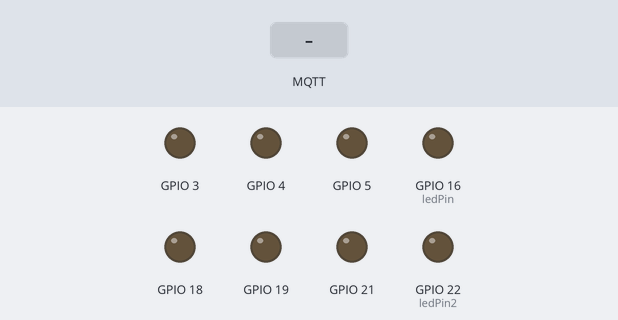
Simulated run of this sketch. Board: ESP32. Shown: output pins drawn as LEDs (lit = HIGH). The inputs (shaded band) are chosen by the test bench. WiFi joins after 1.5 s; servers stay silent unless stated; no MQTT or app messages arrive unless stated; what the sketch prints to the serial monitor is not drawn.

Above: at 2.7 s.
2.8 s: MQTT message "entry_mode_on" arrives on the first subscribed topic
At 4.6 s:
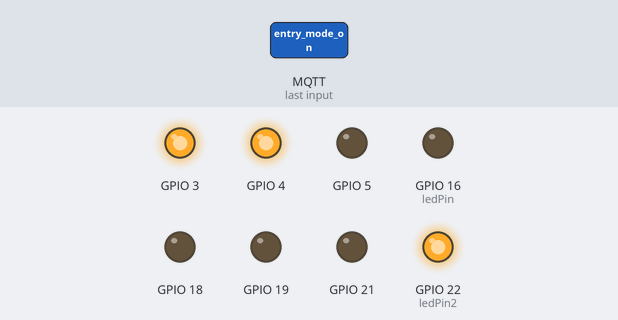
4.9 s: MQTT message "sleep_mode_on" arrives on the first subscribed topic
At 6.4 s:
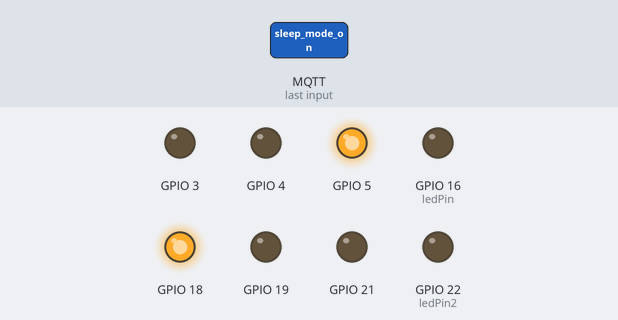
7.2 s: MQTT message "entry_mode_off" arrives on the first subscribed topic
At 8.5 s:
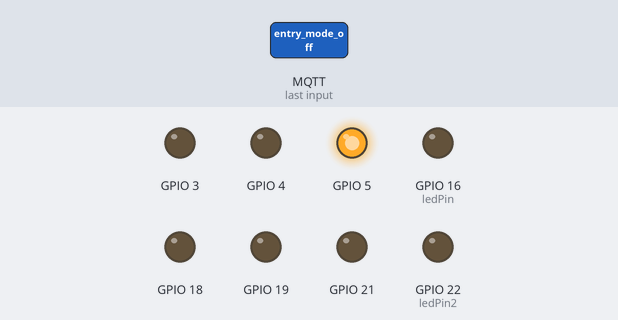
10.1 s: MQTT message "on" arrives on the second subscribed topic
At 10.8 s:
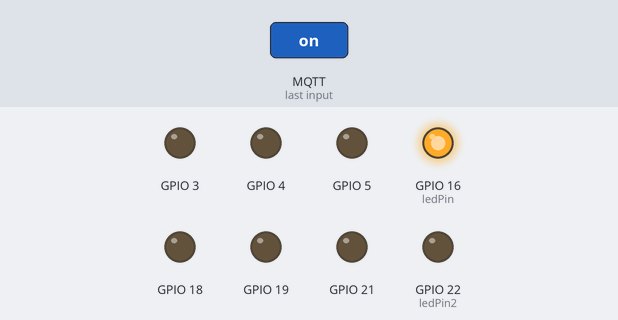
11.6 s: MQTT message "1" arrives on the second subscribed topic
At 11.9 s:
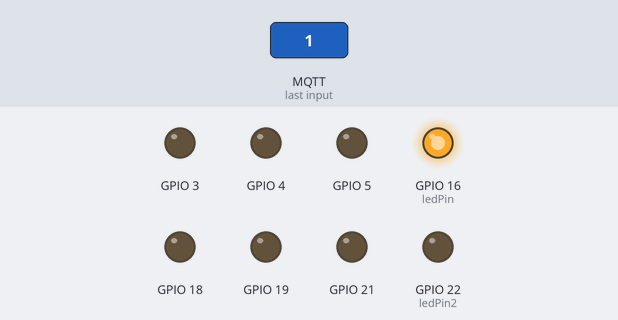
13.1 s: MQTT message "1" arrives on the third subscribed topic
At 14.3 s:
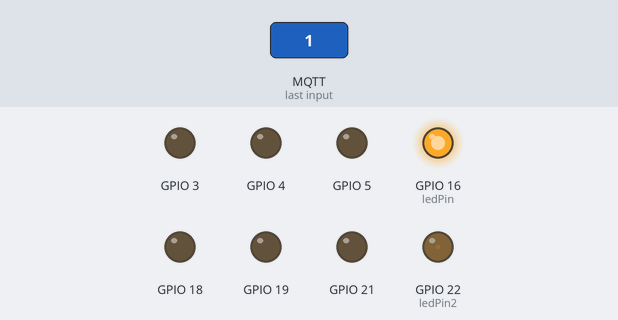
Timing chart, 0 to 15.6 s (numbered marks = the images above; inputs shaded):
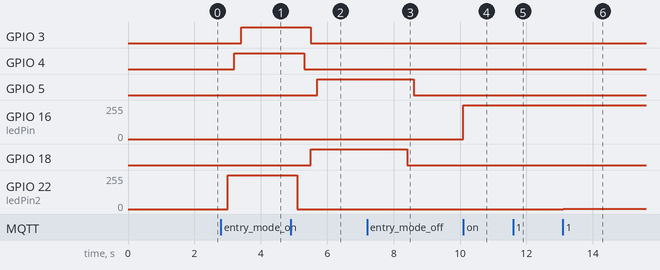

Measured:
- after the input at 2.8 s, GPIO 3: LOW → HIGH after 0.60 s; GPIO 4: LOW → HIGH after 0.40 s; GPIO 22 (ledPin2): 0/255 → 255/255 after 0.20 s
- after the input at 4.9 s, GPIO 3: HIGH → LOW after 0.60 s; GPIO 4: HIGH → LOW after 0.40 s; GPIO 5: LOW → HIGH after 0.80 s; GPIO 18: LOW → HIGH after 0.60 s; GPIO 22 (ledPin2): 255/255 → 0/255 after 0.20 s
- after the input at 7.2 s, GPIO 5: HIGH → LOW after 1.4 s; GPIO 18: HIGH → LOW after 1.2 s
- after the input at 10.1 s, GPIO 16 (ledPin): 0/255 → 255/255 at once
- after the input at 11.6 s, GPIO 16 (ledPin): 255/255 → 252/255 at once
- after the input at 13.1 s, GPIO 22 (ledPin2): 0/255 → 2/255 at once

The sketch:

device-esp.ino
```cpp
#include <WiFi.h>
#include <PubSubClient.h>
#include <map>
#include <vector>
#include <string>


std :: vector<int> pins={16,22,4,3,21,19,18,5};
// #define LED_PIN1 23
// #define LED_PIN2 22
// #define LED_PIN3 1
// #define LED_PIN4 3
// #define LED_PIN5 21
// #define LED_PIN6 19
// #define LED_PIN7 18
// #define LED_PIN8 5
const int freq = 5000;
const int ledChannel = 0;
const int ledChannel2 = 1;
const int resolution = 8;
const int ledPin = 16;
const int ledPin2 = 22;

const char* ssid = "Home Network";
const char* password = "1234567890";
const char* mqttServer = "192.168.137.56";
const int mqttPort = 1883;
WiFiClient espClient;
PubSubClient client(espClient);
String projectName = "smarthome";
String subtopic = projectName + "/control";
String ldrtopic = "live/ldr";
String dimmertopic = "live/dimmer";
void connectToWiFi() {
  Serial.print("Connecting to ");
  Serial.println(ssid);

  WiFi.begin(ssid, password);

  while (WiFi.status() != WL_CONNECTED) {
    delay(500);
    Serial.print(".");
  }

  Serial.println("");
  Serial.println("WiFi connected");
  Serial.print("IP address: ");
  Serial.println(WiFi.localIP());
}


bool entryModeActive = false;
bool sleepModeActive = false;

// void entryMode() {
//   // Turn on all LEDs
//   turnOffSleepMode();
// for (int i = 0; i < 4; i++) {
//   delay(200);
//     char buffer[10]; // Make sure it's large enough to hold the string representation of the integer
//     itoa(i + 1, buffer, 10); // Convert integer to string
//     const char* temp = "on";
//     const char* charValue = buffer;

//     // Construct the payload as a String
//     String payload = temp;
//     payload += charValue;

//     // Convert the payload String to a C-style string (const char*) using c_str() method
//     client.publish("smarthome/control", payload.c_str());

//     // Set the pin to HIGH
//     digitalWrite(pins[i], HIGH);
// }
//   // entryModeActive = true;
//   // sleepModeActive = false;
// }

// void sleepMode() {
//   // Turn off all LEDs

//   for (int i = 0; i < pins.size()-2; i++) {

//     delay(200);
//             char buffer[10]; // Make sure it's large enough to hold the string representation of the integer
//     itoa(i + 1, buffer, 10);
//         const char* temp = "off";
//     const char* charValue = buffer;

//     // Construct the payload as a String
//     String payload = temp;
//     payload += charValue;

//     // Convert the payload String to a C-style string (const char*) using c_str() method
//     client.publish("smarthome/control", payload.c_str());
//     if(i!=4)
//       digitalWrite(pins[i], LOW);
//   }
//   for (int i =6; i < pins.size(); i++) {
//     delay(200);
//         char buffer[10]; // Make sure it's large enough to hold the string representation of the integer
//     itoa(i + 1, buffer, 10);
//         const char* temp = "on";
//     const char* charValue = buffer;

//     // Construct the payload as a String
//     String payload = temp;
//     payload += charValue;

//     // Convert the payload String to a C-style string (const char*) using c_str() method
//     client.publish("smarthome/control", payload.c_str());
//     digitalWrite(pins[i],HIGH );
//   }
//   // entryModeActive = false;
//   // sleepModeActive = true;
// }

// void turnOffEntryMode() {
//   // Turn off entry mode
//   // entryModeActive = false;
//   // Implement logic to turn off entry mode if needed
//   for (int i = 0; i < pins.size(); i++) {
//     digitalWrite(pins[i], LOW);
//   }
// }

// void turnOffSleepMode() {
//   // Turn off sleep mode
//   // sleepModeActive = false;
//   // Implement logic to turn off sleep mode if needed
//   for (int i = 6; i < pins.size(); i++) {
//     digitalWrite(pins[i], LOW);
//   }
//   digitalWrite(pins[1],HIGH);
// }


void entryMode()
{
  // turnoffsleepmode();
    String payload = "off7";
  client.publish("smarthome/feedback", payload.c_str());
    digitalWrite(pins[6], LOW);
    payload = "off8";
  client.publish("smarthome/feedback", payload.c_str());
   digitalWrite(pins[7], LOW);
  for(int i=1;i<4;i++)
  {
    delay(200);
    char buffer[10]; // Make sure it's large enough to hold the string representation of the integer
    itoa(i + 1, buffer, 10);
        const char* temp = "on";
    const char* charValue = buffer;

    // Construct the payload as a String
    String payload = temp;
    payload += charValue;

    // Convert the payload String to a C-style string (const char*) using c_str() method
    client.publish("smarthome/feedback", payload.c_str());
    digitalWrite(pins[i], HIGH);
  }
}
void turnoffentrymode()
{
  for(int i=1;i<8;i++)
  {
        delay(200);
    char buffer[10]; // Make sure it's large enough to hold the string representation of the integer
    itoa(i + 1, buffer, 10);
        const char* temp = "off";
    const char* charValue = buffer;

    // Construct the payload as a String
    String payload = temp;
    payload += charValue;

    // Convert the payload String to a C-style string (const char*) using c_str() method
    client.publish("smarthome/feedback", payload.c_str());
    digitalWrite(pins[i], LOW);
  }
}
void sleepMode()
{
  for(int i=1;i<4;i++)
  {
    delay(200);
        char buffer[10]; // Make sure it's large enough to hold the string representation of the integer
    itoa(i + 1, buffer, 10);
        const char* temp = "off";
    const char* charValue = buffer;

    // Construct the payload as a String
    String payload = temp;
    payload += charValue;

    // Convert the payload String to a C-style string (const char*) using c_str() method
    client.publish("smarthome/feedback", payload.c_str());
    digitalWrite(pins[i], LOW);
  }
  String payload = "on7";
  client.publish("smarthome/feedback", payload.c_str());
   digitalWrite(pins[6], HIGH);
   delay(200);
  payload = "on8";
  client.publish("smarthome/feedback", payload.c_str());
   digitalWrite(pins[7], HIGH);
}
void turnoffsleepmode()
{
    String payload = "off7";
  client.publish("smarthome/feedback", payload.c_str());
  digitalWrite(pins[6], LOW);
     delay(200);
    payload = "off8";
  client.publish("smarthome/feedback", payload.c_str());
   digitalWrite(pins[7], LOW);
}

void reconnect() {
   Serial.print(mqttServer);
    Serial.print(":");
    Serial.print(mqttPort);
  while (!client.connected()) {
    Serial.print("Attempting MQTT connection...");
    if (client.connect(projectName.c_str())) {
      Serial.println("connected");
      client.subscribe(subtopic.c_str());
      client.subscribe(ldrtopic.c_str());
      client.subscribe(dimmertopic.c_str());
    } else {
      Serial.print("failed, rc=");
      Serial.print(client.state());
      Serial.println(" try again in 5 seconds");
      delay(5000);
    }
  }
}
void callback(char* topic, byte* payload, unsigned int length) {
  // Handle MQTT messages here if needed
  String msgString = "";
  for (int i = 0; i < length; i++) {
    msgString += (char)payload[i];
  }
  Serial.print("Message received on topic: ");
  Serial.println(topic);
  Serial.print("Message: ");
  Serial.println(msgString);
 if(strcmp(topic, ldrtopic.c_str()) == 0) {
    int intValue = atoi(msgString.c_str());

    // Map the light intensity to the duty cycle range 0-255 (inverse mapping)
    int dutyCycle = map(intValue, 0, 100, 255, 0);

    // Set the PWM duty cycle for LED brightness
    ledcWrite(ledChannel, dutyCycle);

    // // Print the light percentage and duty cycle
    // Serial.print("Light Percentage: ");
    // Serial.print(intValue);
    // Serial.print("%, Duty Cycle: ");
    // Serial.println(dutyCycle);
}
else if(strcmp(topic, dimmertopic.c_str()) == 0){
      int intValue = atoi(msgString.c_str());

    // Map the light intensity to the duty cycle range 0-255 (inverse mapping)
    int dutyCycle = map(intValue, 0, 100, 0, 255);

    // Set the PWM duty cycle for LED brightness
    ledcWrite(ledChannel2, dutyCycle);

    // Print the light percentage and duty cycle
    Serial.print("Slider: ");
    Serial.print(intValue);
    Serial.print("%, : ");
    Serial.println(dutyCycle);

}
    int req_pin;
  if(msgString.startsWith("on")){
    String temp=msgString.substring(2);
    req_pin = temp.toInt()-1;
    if(req_pin!=0)
    {
    digitalWrite(pins[req_pin], HIGH);

    }
    // Serial.println("Switching LED"1 ON");
  }
  else if(msgString.startsWith("off")){
    String temp=msgString.substring(3);
    req_pin = temp.toInt()-1;
        if(req_pin!=0)
    {
    digitalWrite(pins[req_pin], LOW);

    }
  }

    if (strcmp(topic, subtopic.c_str()) == 0) {
    if (msgString.equals("entry_mode_on")) {
      client.publish("live/currentmode", "Entry Mode");
      if (!entryModeActive) {
        entryMode();
        // turnOffSleepMode();
      }
    }
    // else if (msgString.equals("entry_mode_off")) {
    //   if (entryModeActive) {
    //     turnOffEntryMode();
    //   }
    // }
    else if (msgString.equals("sleep_mode_on")) {
      client.publish("live/currentmode","Sleep Mode");
      if (!sleepModeActive) {
        sleepMode();
        // turnOffEntryMode();
      }
     }
         else if (msgString.equals("entry_mode_off")) {
      // client.publish("live/currentmode","Sleep Mode");

        turnoffentrymode();
        // turnOffEntryMode();
     }
    // else if (msgString.equals("sleep_mode_off")) {
    //   if (sleepModeActive) {
    //     turnOffSleepMode();
    //   }
    // }
  }

}


void setup() {
  Serial.begin(115200);
    client.setServer(mqttServer, mqttPort);
  client.setCallback(callback);

  connectToWiFi();
  // pinMode(LED_PIN1, OUTPUT);
  // pinMode(LED_PIN2, OUTPUT);
  // pinMode(LED_PIN3, OUTPUT);
  // pinMode(LED_PIN4, OUTPUT);
  // pinMode(LED_PIN5, OUTPUT);
  // pinMode(LED_PIN6, OUTPUT);
  // pinMode(LED_PIN7, OUTPUT);
  // pinMode(LED_PIN8, OUTPUT);
  for(int i=1;i<pins.size();i++){
    pinMode(pins[i],OUTPUT);
  }
    // configure LED PWM functionalitites
  ledcSetup(ledChannel, freq, resolution);

  // attach the channel to the GPIO to be controlled
  ledcAttachPin(ledPin, ledChannel);
      // configure LED PWM functionalitites
  ledcSetup(ledChannel2, freq, resolution);

  // attach the channel to the GPIO to be controlled
  ledcAttachPin(ledPin2, ledChannel2);

}

void loop() {
  // Your code here
    if (!client.connected()) {
    reconnect();
  }
  client.loop();
}
```
